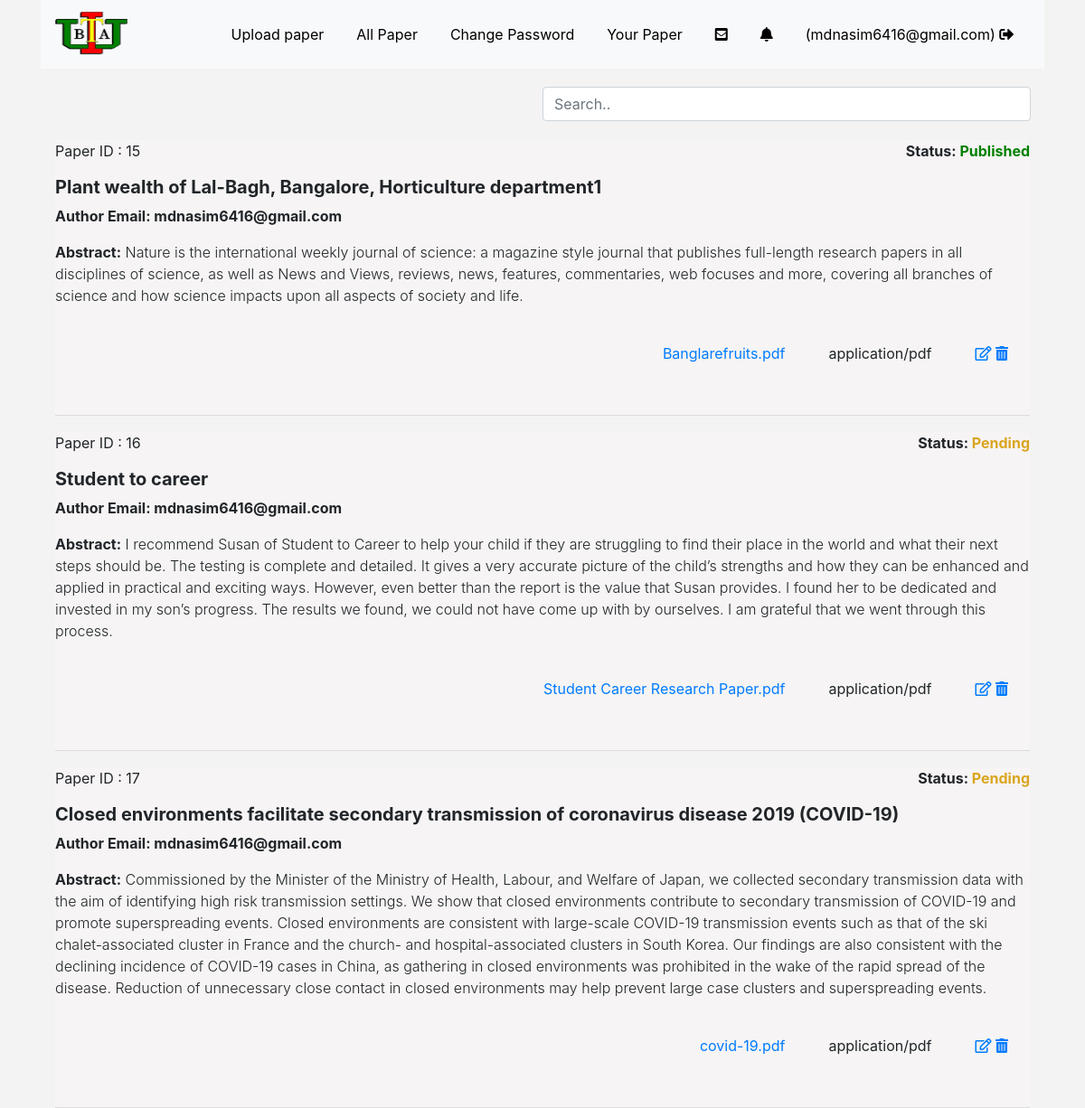
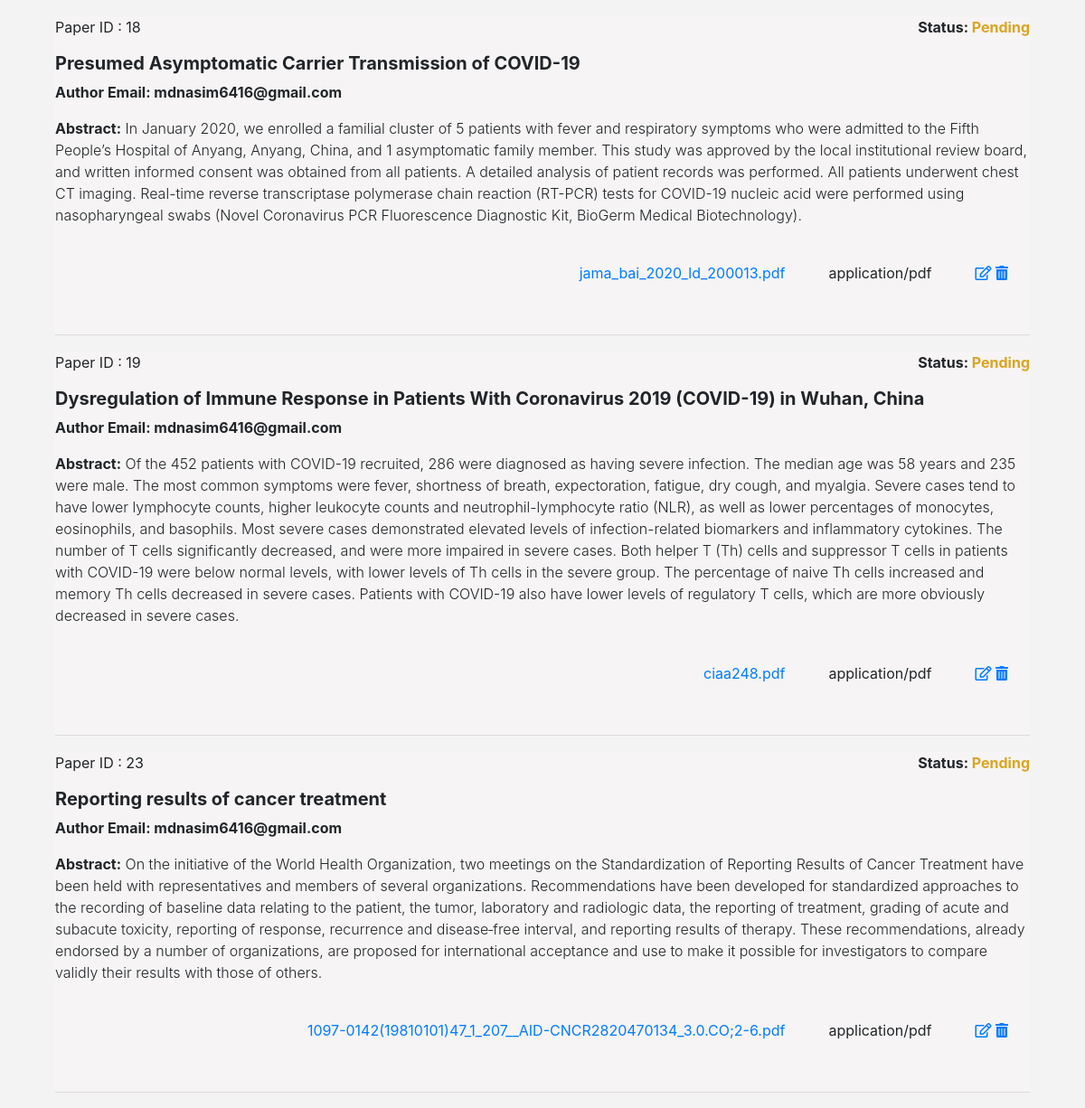
The app's page /php/author-paper-show.php (signed in) with its own data (2 pictures, top to bottom).
### tables this page shows
CREATE TABLE `paper` (
  `id` int(11) NOT NULL,
  `authoremail` varchar(100) NOT NULL,
  `papername` varchar(255) NOT NULL,
  `abstract` varchar(8000) NOT NULL,
  `name` varchar(255) NOT NULL,
  `type` varchar(255) NOT NULL,
  `action` int(11) DEFAULT NULL
);

### php/author-paper-show.php (the view, shortened to what this page needs)
<?php
if(strlen($_SESSION['alogin'])=="")
    {
    header("Location: login.php");
    }
    else
    {
        $authoremail = $_SESSION["email"];
?>
<!DOCTYPE html>
<html lang="en">
<head>
    <link rel="stylesheet" href="../css/bootstrap.min.css">
    <link rel="stylesheet" href="../css/index.css">
</head>
<body>
<div class="container">
<div class="sticky-top">
    <?php
    include 'author-header.php';
    ?>
</div>
    <div class="content-container">
<div class="main-page">
    <div class="container-fluid">
        <div class="row page-title-div">
    <section class="section">
        <div class="container-fluid">
            <div class="row">
                <div class="col-md-12">
                                <div style="margin-top:20px;float:right;width:50%;margin-bottom:20px;">
                                <input id="myInput" class="form-control" type="text" placeholder="Search..">
                               </div>
                        <div class="panel-body p-20">
<table  id="myTable"  cellspacing="0" width="100%">
<tbody>
    <?php $sql = "SELECT paper.id,paper.authoremail,paper.papername,paper.abstract,paper.name,paper.type,paper.action from paper WHERE authoremail='$authoremail'";
      $query = $dbh->prepare($sql);
      $query->execute();
      $results=$query->fetchAll(PDO::FETCH_OBJ);
      if($query->rowCount() > 0)
      {
      foreach($results as $result)
      {   ?>
            <tr>
            <td>
            <div class="jumbotron" >
            <div class="d-flex justify-content-between">
            <div>
            <p>Paper ID : <?php echo htmlentities($result->id);?></p>
            </div>
            <div>
            <p><b> Status: <?php
            $test = htmlentities($result->action);
            if ($test!=1) {
                ?>
                <span style="color:goldenrod;">
               <?php  echo "Pending";
            }
            else {
                ?>
                <span style="color:green;">
                <?php
                echo "Published";
            }
            ?>
            </span></b></p>
            </div>
            </div>
            <h5 class="display-4"><?php echo htmlentities($result->papername);?></h5>
            <p><b>Author Email: <?php echo htmlentities($result->authoremail);?></b></p>
            <p class="lead"><span style="font-weight:bold">Abstract:</span> <?php echo htmlentities($result->abstract);?></p>
            <div class=" d-flex justify-content-end">
            <div class="p-4">
            <a href="paper-download.php?id=<?php echo htmlentities($result->id);?>"><?php echo htmlentities($result->name);?></a>
            </div>
            <div class="p-4">
            <p><?php echo htmlentities($result->type);?></p>
            </div>
            <div class="p-4">
            <a href="edit-paper-author.php?id=<?php echo htmlentities($result->id);?>&nameprevious=../documents/<?php echo htmlentities($result->name);?>"><i class="far fa-edit" title="Edit"></i></a>
            <a href="delete-paper.php?id=<?php echo htmlentities($result->id);?>&name=../documents/<?php echo htmlentities($result->name);?>"onclick="return confirm('Are you sure you want to delete this item?');"><i class="fas fa-trash-alt" title="Delete"></i></a>
            </div>
           </div>
           <hr>
            </td>
           </div>
    <?php }} ?>
</div>
                    </div>
                </div>
</body>
</html>
<?php } ?>

### css/index.css (style rules this page uses)
.jumbotron { background-color: rgba(248, 245, 245, 0.801) !important; margin-bottom:0px !important; }
.jumbotron h5 { font-weight:bold !important; font-size:20px; }
.jumbotron p { font-size : 16px; }
.jumbotron a { font-size:16px; }
body { background-color : #f3f3f3 !important; }

### php/author-paper-show.php (style rules this page uses)
.jumbotron { padding:0px !important; }

### records on screen
paper: id "15", action "Published", papername "Plant wealth of Lal-Bagh, Bangalore, Horticulture department1", authoremail "mdnasim6416@gmail.com", abstract "Nature is the international weekly journal of science: a magazine style journal that publishes full-length research papers in all disciplines of science, as well as News and Views, reviews, news, features, commentaries, web focuses and more, covering all branches of science and how science impacts upon all aspects of society and life.", name "Banglarefruits.pdf", type "application/pdf"
paper: id "16", action "Pending", papername "Student to career", authoremail "mdnasim6416@gmail.com", abstract "I recommend Susan of Student to Career to help your child if they are struggling to find their place in the world and what their next steps should be. The testing is complete and detailed. It gives a very accurate picture of the child’s strengths and how they can be enhanced and applied in practical and exciting ways. However, even better than the report is the value that Susan provides. I found her to be dedicated and invested in my son’s progress. The results we found, we could not have come up with by ourselves. I am grateful that we went through this process.", name "Student Career Research Paper.pdf", type "application/pdf"
paper: id "17", action "Pending", papername "Closed environments facilitate secondary transmission of coronavirus disease 2019 (COVID-19)", authoremail "mdnasim6416@gmail.com", abstract "Commissioned by the Minister of the Ministry of Health, Labour, and Welfare of Japan, we collected secondary transmission data with the aim of identifying high risk transmission settings. We show that closed environments contribute to secondary transmission of COVID-19 and promote superspreading events. Closed environments are consistent with large-scale COVID-19 transmission events such as that of the ski chalet-associated cluster in France and the church- and hospital-associated clusters in South Korea. Our findings are also consistent with the declining incidence of COVID-19 cases in China, as gathering in closed environments was prohibited in the wake of the rapid spread of the disease.…", name "covid-19.pdf", type "application/pdf"
paper: id "18", action "Pending", papername "Presumed Asymptomatic Carrier Transmission of COVID-19", authoremail "mdnasim6416@gmail.com", abstract "In January 2020, we enrolled a familial cluster of 5 patients with fever and respiratory symptoms who were admitted to the Fifth People’s Hospital of Anyang, Anyang, China, and 1 asymptomatic family member. This study was approved by the local institutional review board, and written informed consent was obtained from all patients. A detailed analysis of patient records was performed. All patients underwent chest CT imaging. Real-time reverse transcriptase polymerase chain reaction (RT-PCR) tests for COVID-19 nucleic acid were performed using nasopharyngeal swabs (Novel Coronavirus PCR Fluorescence Diagnostic Kit, BioGerm Medical Biotechnology).", name "jama_bai_2020_ld_200013.pdf", type "application/pdf"
paper: id "19", action "Pending", papername "Dysregulation of Immune Response in Patients With Coronavirus 2019 (COVID-19) in Wuhan, China", authoremail "mdnasim6416@gmail.com", abstract "Of the 452 patients with COVID-19 recruited, 286 were diagnosed as having severe infection. The median age was 58 years and 235 were male. The most common symptoms were fever, shortness of breath, expectoration, fatigue, dry cough, and myalgia. Severe cases tend to have lower lymphocyte counts, higher leukocyte counts and neutrophil-lymphocyte ratio (NLR), as well as lower percentages of monocytes, eosinophils, and basophils. Most severe cases demonstrated elevated levels of infection-related biomarkers and inflammatory cytokines. The number of T cells significantly decreased, and were more impaired in severe cases. Both helper T (Th) cells and suppressor T cells in patients with COVID-19…", name "ciaa248.pdf", type "application/pdf"
paper: id "23", action "Pending", papername "Reporting results of cancer treatment", authoremail "mdnasim6416@gmail.com", abstract "On the initiative of the World Health Organization, two meetings on the Standardization of Reporting Results of Cancer Treatment have been held with representatives and members of several organizations. Recommendations have been developed for standardized approaches to the recording of baseline data relating to the patient, the tumor, laboratory and radiologic data, the reporting of treatment, grading of acute and subacute toxicity, reporting of response, recurrence and disease‐free interval, and reporting results of therapy. These recommendations, already endorsed by a number of organizations, are proposed for international acceptance and use to make it possible for investigators to…", name "1097-0142(19810101)47_1_207__AID-CNCR2820470134_3.0.CO;2-6.pdf", type "application/pdf"

### other values on screen
$_SESSION["email"] "mdnasim6416@gmail.com"
